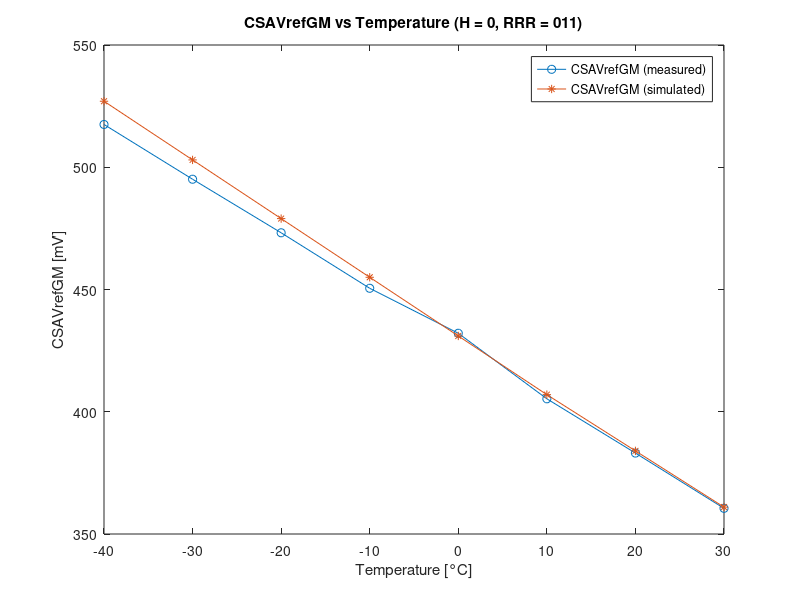
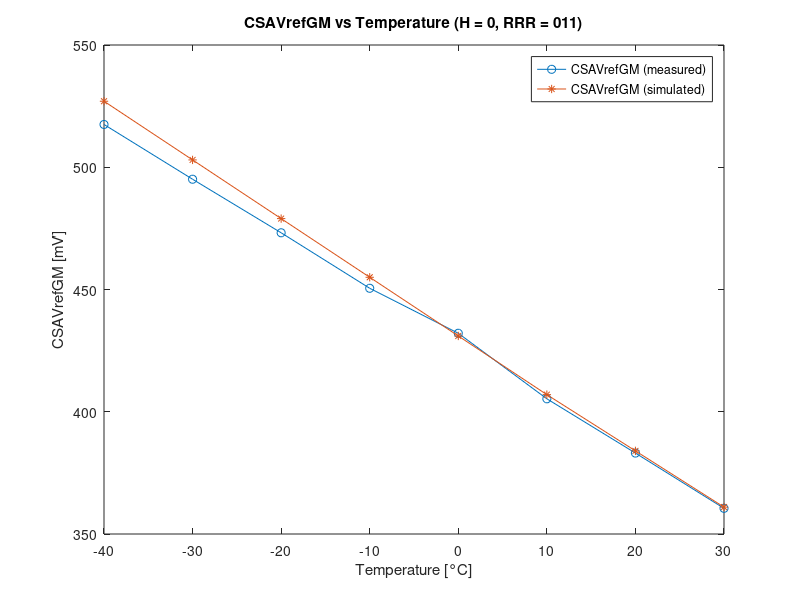
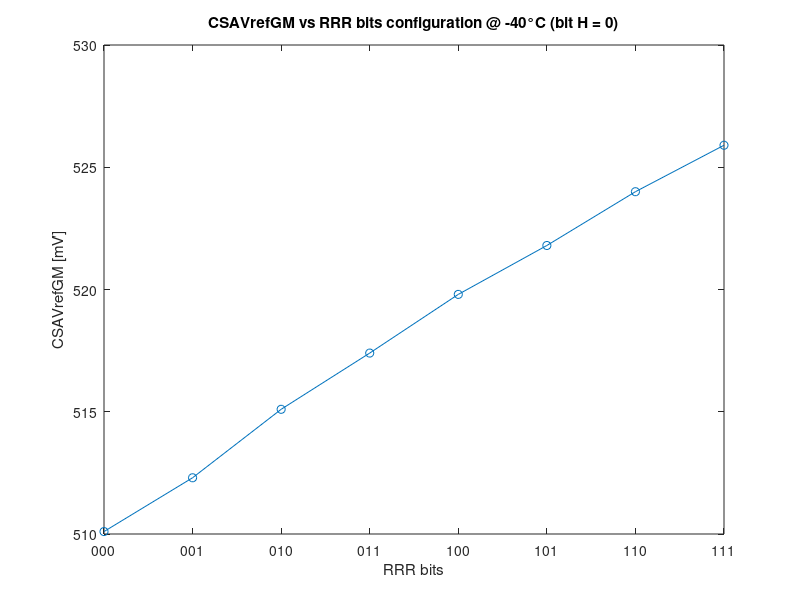
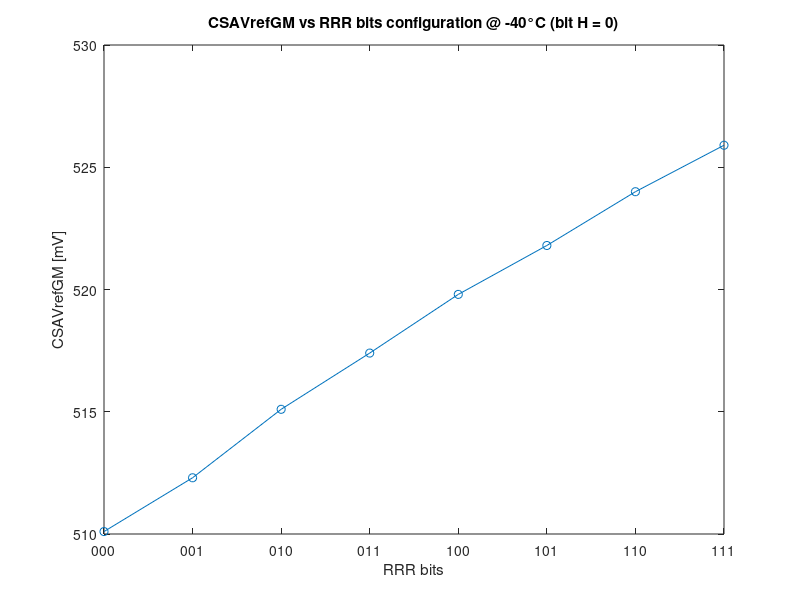

Recreate these plots in MATLAB, in order.
%% CSAVREFGM [mV] during testing vs temperature (H = 0, RRR = 011)

clear; clc;
CSAVREFGM = flip([360.5 383.1 405.3 432.1 450.5 473.2 495.1 517.5]); % measured with H=0 during testing
CSAVREFGM_sim = [527, 503, 479, 455, 431, 407, 384, 361]; % simulated
X_temp = [-40 -30 -20 -10 0 10 20 30];
X_sim = [-40 -30 -20 -10 0 10 20 30];

f = figure('visible','off');

plot(X_temp, CSAVREFGM, '-o', X_sim, CSAVREFGM_sim, '-*')
title("CSAVrefGM vs Temperature (H = 0, RRR = 011)");
xlabel('Temperature [°C]');
ylabel('CSAVrefGM [mV]');
legend('CSAVrefGM (measured)', 'CSAVrefGM (simulated)', 'Location','northeast');
savefig('fig/csavrefgm_temperature.fig')
exportgraphics(gcf,'pdf/csavrefgm_temperature.pdf','ContentType','vector');


%% CSAVREFGM [mV] during testing vs RRR bits configuration @ -40°C (H=0)

clear; clc;
CSAVREFGM_H0 = [510.1 512.3 515.1 517.4 519.8 521.8 524.0 525.9]; % measured at -40°C with H=0
X = [1:1:8];

f = figure('visible','off');

plot(X, CSAVREFGM_H0, '-o')
title("CSAVrefGM vs RRR bits configuration @ -40°C (bit H = 0)");
xticklabels({'000', '001', '010', '011', '100', '101', '110', '111'})
xlabel('RRR bits');
ylabel('CSAVrefGM [mV]');
savefig('fig/csavrefgm_RRR_-40C_H0.fig')
exportgraphics(gcf,'pdf/csavrefgm_RRR_-40C_H0.pdf','ContentType','vector');


%% CSAVREFGM [mV] during testing vs RRR bits configuration @ -40°C (H=1)

CSAVREFGM_H1 = [540.3 541.6 543.3 544.5 545.8 547.1 548.7 549.9]; % measured at -40°C with H=1

f = figure('visible','off');

plot(X, CSAVREFGM_H1, '-o')
title("CSAVrefGM vs RRR bits configuration @ -40°C (bit H = 0)");
xticklabels({'000', '001', '010', '011', '100', '101', '110', '111'})
xlabel('RRR bits');
ylabel('CSAVrefGM [mV]');
savefig('fig/csavrefgm_RRR_-40C_H1.fig')
exportgraphics(gcf,'pdf/csavrefgm_RRR_-40C_H1.pdf','ContentType','vector');


%% CSAVREFGM [mV] vs RRR bits @ -40°C (H=0 vs H=1)

f = figure('visible','off');

plot(X, CSAVREFGM_H0, '-o', X, CSAVREFGM_H1, '-o')
title("CSAVrefGM vs RRR bits configuration @ -40°C");
xticklabels({'000', '001', '010', '011', '100', '101', '110', '111'})
xlabel('RRR bits');
ylabel('CSAVrefGM [mV]');
legend('H = 0', 'H = 1','Location','southeast')
savefig('fig/csavrefgm_RRR_-40C_H0H1.fig')
exportgraphics(gcf,'pdf/csavrefgm_RRR_-40C_H0H1.pdf','ContentType','vector');
